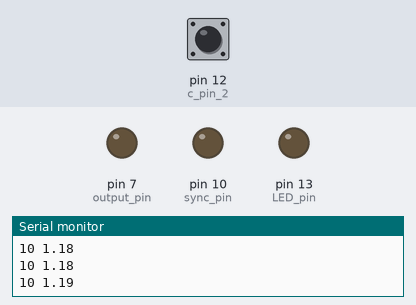
Bench run of a sketch on a simulated Arduino Mega 2560, built with avr-gcc and run on an emulated ATmega2560. On the bench: output pins drawn as LEDs (lit = HIGH), the last lines printed to the serial monitor. Dashed ring = blinking. Inputs (shaded band) come from the test bench; at power-on: pin 12 (c_pin_2) HIGH.

Above: at 1.2 s.
1.3 s: pin 12 (c_pin_2) pulled LOW for 0.15 s
At 1.38 s:
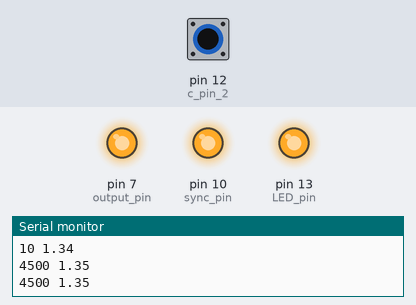
2.9 s: pin 12 (c_pin_2) pulled LOW for 1 s
At 4.2 s:
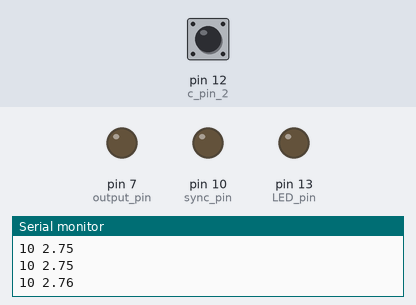
6.9 s: pin 12 (c_pin_2) pulled LOW for 3.2 s
At 7.6 s:
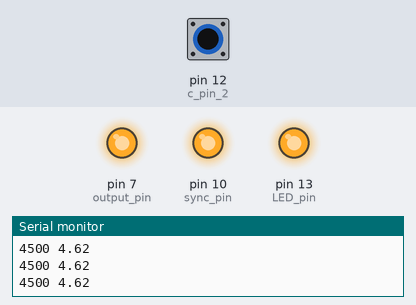
11.6 s: pin 12 (c_pin_2) pulsed LOW 2 times (0.12 s each, 0.3 s apart)
At 11.67 s:
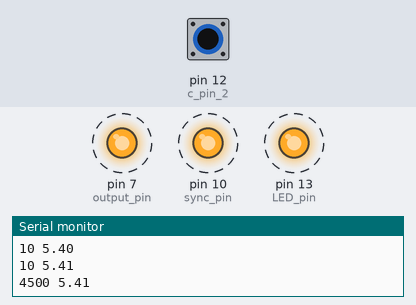
Timing chart, 0 to 14.6 s (numbered marks = the images above; inputs shaded):
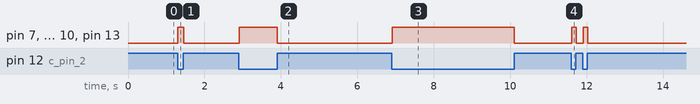

Measured:
- after the input at 1.3 s, pin 7 (output_pin), pin 10 (sync_pin), pin 13 (LED_pin): LOW → HIGH at once, → LOW 0.16 s later
- after the input at 2.9 s, pin 7 (output_pin), pin 10 (sync_pin), pin 13 (LED_pin): LOW → HIGH at once, → LOW 1.0 s later
- after the input at 6.9 s, pin 7 (output_pin), pin 10 (sync_pin), pin 13 (LED_pin): LOW → HIGH at once, → LOW 3.2 s later
- after the input at 11.6 s, pin 7 (output_pin), pin 10 (sync_pin), pin 13 (LED_pin): alternates HIGH for 0.12 s and LOW for 0.18 s, 4 changes in all, then stays LOW, starting at once

The sketch:

Simple_lickometer.ino
```cpp
/*

*/

#include <CapacitiveSensor.h>

// Hardware layout
long threshold = 50;
int c_pin_1 = 8;
int c_pin_2 = 12;
int output_pin = 7;
int LED_pin = 13;
int sync_pin = 10;

// Other variables
int counter = 0;                    // Counts # >baseline in a row
float drifting_baseline = 0;         // Used for baseline
long total1;                        // Were we store the capacitance measurement

// Sensor itself
CapacitiveSensor   cs_sensor = CapacitiveSensor(c_pin_1, c_pin_2);        // 10M resistor between pins 4 & 2, pin 2 is sensor pin, add a wire and or foil if desired// To add more sensors...//CapacitiveSensor   cs_4_6 = CapacitiveSensor(4,6);        // 10M resistor between pins 4 & 6, pin 6 is sensor pin, add a wire and or foil//CapacitiveSensor   cs_4_8 = CapacitiveSensor(4,8);        // 10M resistor between pins 4 & 8, pin 8 is sensor pin, add a wire and or

void setup() {
  cs_sensor.set_CS_AutocaL_Millis(0xFFFFFFFF);
  pinMode(output_pin, OUTPUT);
  pinMode(LED_pin, OUTPUT);
  pinMode(sync_pin, OUTPUT);

  digitalWrite(sync_pin,LOW);

  Serial.begin(9600);
}

void loop() {
    total1 =  cs_sensor.capacitiveSensor(30);

    Serial.print(total1);
    Serial.print(" ");
    Serial.println(drifting_baseline);


    if (total1>threshold + drifting_baseline){
      digitalWrite(output_pin, HIGH);
      digitalWrite(LED_pin, HIGH);
      digitalWrite(sync_pin, HIGH);
      counter++;
    }else{
      digitalWrite(output_pin, LOW);
      digitalWrite(LED_pin, LOW);
      digitalWrite(sync_pin, LOW);
      drifting_baseline = drifting_baseline*0.999 + 0.001*total1;
      counter = 0;
    }

    // Controls the sampling interval
    delay(5);

    // if a lick is longer then 100ms, it's >99.9% of the distribution. That's weird. Probably noise -> reset capacitance
    if(counter>20){
      //cs_sensor = CapacitiveSensor(c_pin_1, c_pin_2);
      //cs_sensor.set_CS_AutocaL_Millis(0xFFFFFFFF);
      //Serial.println("Performed reset");
      counter = 0;
    }

}
```
